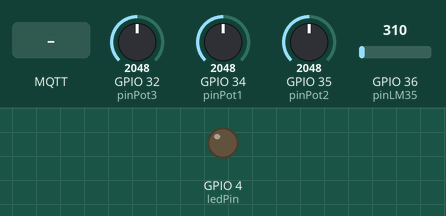
A sketch run on a simulated ESP32. Parts: output pins drawn as LEDs (lit = HIGH). Inputs (shaded band) come from the test bench; at power-on: GPIO 32 (pinPot3) = 2048, GPIO 34 (pinPot1) = 2048, GPIO 35 (pinPot2) = 2048, GPIO 36 (pinLM35) = 310 (analog values on the 0–4095 scale). WiFi joins after 1.5 s; servers stay silent unless stated; no MQTT or app messages arrive unless stated; what the sketch prints to the serial monitor is not drawn.

Above: at 2.7 s.
2.8 s: MQTT message "ON" arrives on the first subscribed topic
At 4.0 s:
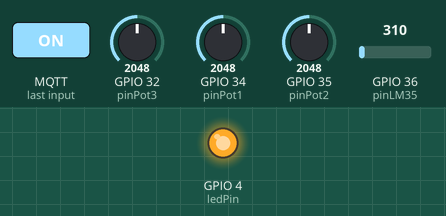
4.3 s: MQTT message "OFF" arrives on the first subscribed topic
At 5.1 s:
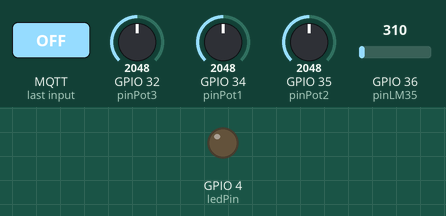
Timing chart, 0 to 7.3 s (numbered marks = the images above; inputs shaded):
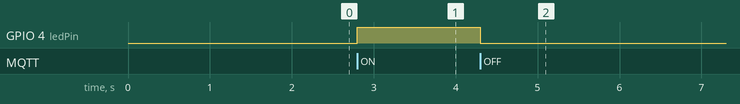

The sketch:

Practica1Seguimiento_MQTT.ino
```cpp
#include <WiFi.h>
#include <PubSubClient.h>

const char* ssid = "INFINITUM6DD1"; //nombre de la red
const char* password = "Qm3Gc1Aw4q"; //contraseña de nuestra red
const char* mqtt_server = "192.168.1.82"; // broker

WiFiClient espClient;
PubSubClient client(espClient);

long lastMsg = 0;
const int ledPin = 4; // GPIO4 de la ESP32

const int pinPot1 = 34; //GPI34 para leer el pot 1
int valorADCpot1 = 0; //variable para almacenar la lectura del ADC
float voltaje1 = 0.0; // variable para guardar el voltaje equivalente

const int pinPot2 = 35; //GPI35 para leer el pot 2
int valorADCpot2 = 0; //variable para almacenar la lectura del ADC
float voltaje2 = 0.0; // variable para guardar el voltaje equivalente

const int pinPot3 = 32; //GPI32 para leer el pot 3
int valorADCpot3 = 0; //variable para almacenar la lectura del ADC
float voltaje3 = 0.0; // variable para guardar el voltaje equivalente

const int pinLM35 = 36;//GPI36 para leer LM35
int adcTemp = 0;// //variable para almacenar el valor del ADC del LM35
float voltajeLM35 = 0.0; // voltaje del lm35
float temperatura = 0.0; // temperatura equivalente


// ---------- SETUP ----------
void setup() {
  Serial.begin(115200);

  setup_wifi();

  client.setServer(mqtt_server, 1883); //concetamos al servidor mosquitto en el puerto 1883
  client.setCallback(callback);

  //Potenciometro
  analogReadResolution(12);      // Resolución de 12 bits (0–4095)
  analogSetAttenuation(ADC_11db); // Permite leer hasta ~3.3V

  pinMode(ledPin, OUTPUT); // definimos pinled como salida
}

// ---------- LOOP ----------
void loop() {

  if (!client.connected()) {
    reconnect();
  }

  client.loop();

  //POTENCIOMETRO1
  valorADCpot1 = analogRead(pinPot1); //leemos el ADC del pot1
  voltaje1 = (valorADCpot1 * 3.3) / 4095.0; // Convertir a voltaje 0 - 3.3

  //POTENCIOMETRO2
  valorADCpot2 = analogRead(pinPot2); //leemos el ADC del pot2
  voltaje2 = (valorADCpot2 * 3.3) / 4095.0; // Convertir a voltaje 0 - 3.3

  //POTENCIOMETRO3
  valorADCpot3 = analogRead(pinPot3); //leemos el ADC del pot3
  voltaje3 = (valorADCpot3 * 3.3) / 4095.0; // Convertir a voltaje 0 - 3.3

  //LM35
  adcTemp = analogRead(pinLM35); // lectura del ADC DE LM35
  voltajeLM35 = (adcTemp * 5) / 4095.0; //convertimos a voltaje
  temperatura = voltajeLM35 * 100.0; //calculamos el equivalente a temperatura

  long now = millis();
  if (now - lastMsg > 1000) {
    lastMsg = now;
    //enviar datos pot
    char vol1[10]; //variable tipo caracter a enviar por MQTT
    dtostrf(voltaje1, 1, 3, vol1); //convertimos el valor de voltaje a tipo char para que se pueda enviar a mosquitto
    client.publish("pot/uno", vol1); // mandamos la variable "mensaje"  al topic "pot/uno"

    char vol2[10]; //variable tipo caracter a enviar por MQTT
    dtostrf(voltaje2, 1, 3, vol2); //convertimos el valor de voltaje a tipo char para que se pueda enviar a mosquitto
    client.publish("pot/dos", vol2); // mandamos la variable "mensaje"  al topic "pot/dos"

    char vol3[10]; //variable tipo caracter a enviar por MQTT
    dtostrf(voltaje3, 1, 3, vol3); //convertimos el valor de voltaje a tipo char para que se pueda enviar a mosquitto
    client.publish("pot/tres", vol3); // mandamos la variable "mensaje"  al topic "pot/tres"

    //enviar datos LM35
    char temp[10]; //variable tipo caracter a enviar por MQTT
    dtostrf(temperatura, 1, 3, temp); //convertimos el valor de temperatura a tipo char para que se pueda enviar a mosquitto
    client.publish("LM35/uno", temp); // mandamos la variable "temp" al topic "LM35/uno"

  }
  if (digitalRead(ledPin) == HIGH) { //leemos el estado de ledPin, si esta en HIGH ejecuta:
  client.publish("led/estado", "ON"); //enviar estado: ON al topic "led/estado"
  }
  else {
  client.publish("led/estado", "OFF"); // si el estado es off, enviar estado: off
}


}

// ---------- WIFI ----------
void setup_wifi() {
  delay(10);
  Serial.println();
  Serial.print("Conectando a ");
  Serial.println(ssid);

  WiFi.begin(ssid, password);

  while (WiFi.status() != WL_CONNECTED) {
    delay(500);
    Serial.print(".");
  }

  Serial.println("");
  Serial.println("WiFi conectado");
  Serial.print("IP: ");
  Serial.println(WiFi.localIP());
}

// ---------- CALLBACK MQTT ----------
void callback(char* topic, byte* message, unsigned int length) {

  Serial.print("Mensaje recibido en topic: ");
  Serial.print(topic);
  Serial.print(". Mensaje: ");

  String messageTemp; //variable para almacenar el dato que recibe el esp32 decodificado

  for (int i = 0; i < length; i++) {
    Serial.print((char)message[i]);
    messageTemp += (char)message[i];
  }
  Serial.println();

  // controlar LED
  if (messageTemp == "ON") { //si el mensaje recibido es ON, enciende led
    digitalWrite(ledPin, HIGH);
  }
  if (messageTemp == "OFF") { //si el mensaje recibido es OFF, apaga el led
    digitalWrite(ledPin, LOW);
  }


}

// ---------- RECONNECT MQTT ----------
void reconnect() {
  while (!client.connected()) {
    Serial.print("Intentando conexión MQTT... ");

    if (client.connect("ESP32Client")) {
      Serial.println("conectado");
      client.subscribe("led/uno");
    } else {
      Serial.print("falló, rc=");
      Serial.print(client.state());
      Serial.println(" intentando en 5 segundos");
      delay(5000);
    }
  }
}
```

Measured:
- after the input at 2.8 s, GPIO 4 (ledPin): LOW → HIGH at once
- after the input at 4.3 s, GPIO 4 (ledPin): HIGH → LOW at once
